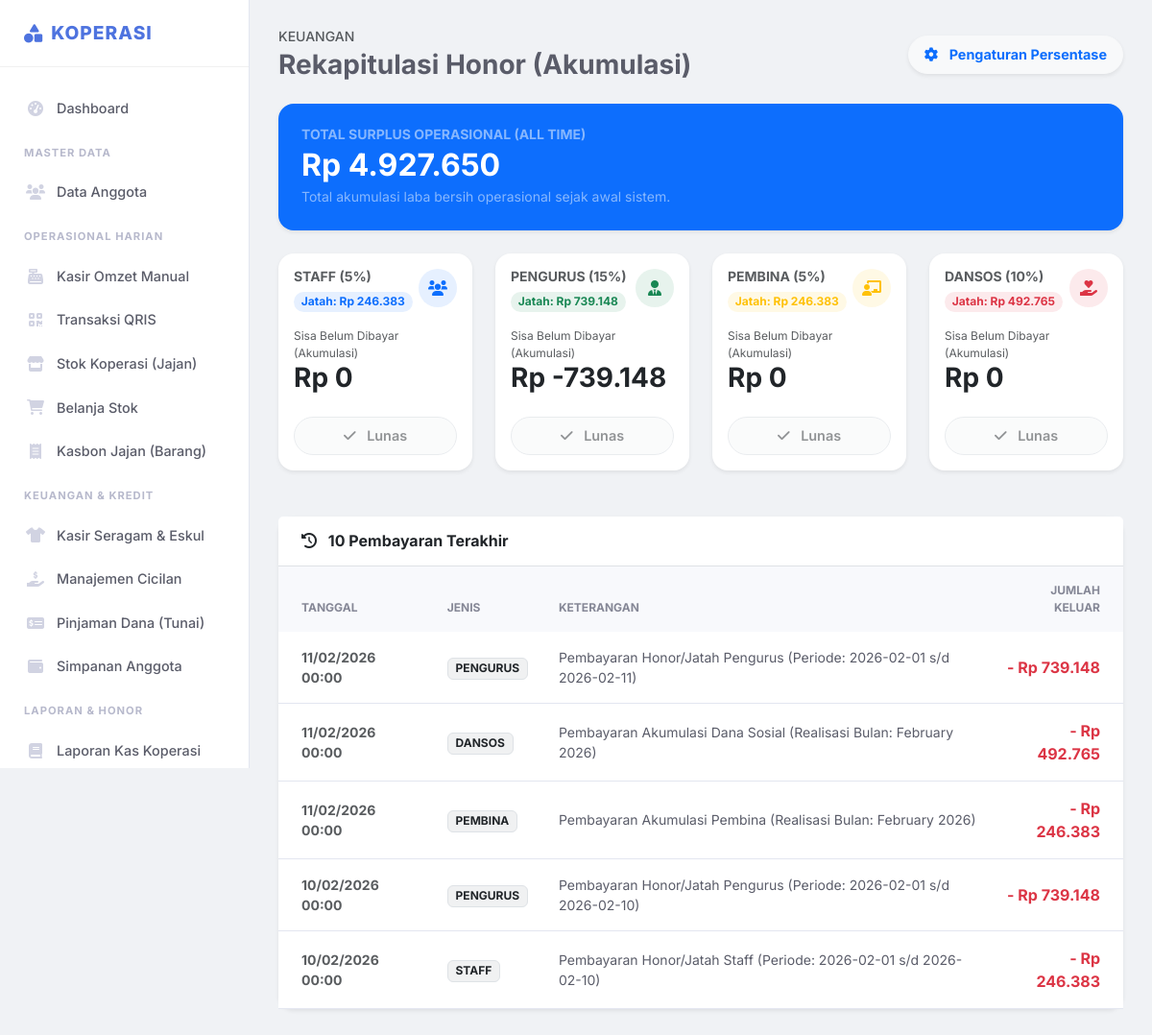
Screenshot of /kas/rekap_honor (signed in) with the database file from the repository.
### tables this page shows
CREATE TABLE `transaksi_kas` (
  `id` int(11) NOT NULL,
  `tanggal` date NOT NULL,
  `kategori` varchar(100) NOT NULL,
  `arus` enum('masuk','keluar') NOT NULL,
  `jumlah` decimal(15,2) NOT NULL,
  `keterangan` text DEFAULT NULL,
  `user_id` int(11) DEFAULT NULL,
  `created_at` timestamp NOT NULL DEFAULT current_timestamp()
);

### config/functions.php (called while the page is built, shortened)
<?php
function formatRp($angka){
    return "Rp " . number_format($angka, 0, ',', '.');
}
function getAllPengaturan($pdo) {
    $stmt = $pdo->query("SELECT kunci, nilai FROM pengaturan");
    return $stmt->fetchAll(PDO::FETCH_KEY_PAIR);
}
?>

### pages/kas/rekap_honor.php (the view, shortened to what this page needs)
<?php
$set = getAllPengaturan($pdo);
$sql_surplus = "SELECT
                    SUM(CASE WHEN arus = 'masuk' THEN jumlah ELSE 0 END) as total_masuk,
                    SUM(CASE WHEN arus = 'keluar' THEN jumlah ELSE 0 END) as total_keluar
                FROM transaksi_kas
                WHERE kategori NOT IN (
                    'penjualan_seragam', 'penjualan_eskul',
                    'bagi_hasil_staff', 'bagi_hasil_pengurus', 'bagi_hasil_pembina', 'bagi_hasil_dansos',
                    'pinjaman_anggota', 'bayar_pinjaman',
                    'simpanan_masuk', 'simpanan_keluar'
                )";
$q_surplus = $pdo->query($sql_surplus)->fetch();
$surplus_kotor = $q_surplus['total_masuk'] - $q_surplus['total_keluar'];
$sql_paid = "SELECT kategori, SUM(jumlah) as total_dibayar FROM transaksi_kas
             WHERE kategori IN ('bagi_hasil_staff', 'bagi_hasil_pengurus', 'bagi_hasil_pembina', 'bagi_hasil_dansos')
             GROUP BY kategori";
$q_paid = $pdo->query($sql_paid)->fetchAll(PDO::FETCH_KEY_PAIR);
$data_honor = [];
$tipe_list = ['staff', 'pengurus', 'pembina', 'dansos'];
foreach($tipe_list as $tipe){
    $persen = $set['persen_'.$tipe] ?? 0;
    $total_hak = $surplus_kotor * ($persen / 100);
    $kat_db = "bagi_hasil_" . $tipe;
    $sudah_bayar = $q_paid[$kat_db] ?? 0;
    $sisa_bayar = $total_hak - $sudah_bayar;
    $data_honor[$tipe] = [
        'label' => ucfirst($tipe),
        'persen' => $persen,
        'hak_total' => $total_hak,
        'terbayar' => $sudah_bayar,
        'sisa' => $sisa_bayar
    ];
}
$riwayat = $pdo->query("SELECT * FROM transaksi_kas WHERE kategori IN ('bagi_hasil_staff', 'bagi_hasil_pengurus', 'bagi_hasil_pembina', 'bagi_hasil_dansos') ORDER BY tanggal DESC LIMIT 10")->fetchAll();
?>
<div class="d-flex justify-content-between align-items-center mb-4">
    <div>
        <h6 class="text-muted text-uppercase small ls-1 mb-1">Keuangan</h6>
        <h2 class="h3 fw-bold mb-0 text-gray-800">Rekapitulasi Honor (Akumulasi)</h2>
    </div>
    <a href="index.php?page=utilitas/pengaturan" class="btn btn-sm btn-light text-primary fw-bold rounded-pill shadow-sm">
        <i class="fas fa-cog me-2"></i> Pengaturan Persentase
    </a>
</div>
<div class="card border-0 shadow-sm rounded-4 bg-primary text-white mb-4 overflow-hidden position-relative">
    <div class="card-body p-4">
        <div class="row align-items-center">
            <div class="col-md-8 position-relative" style="z-index: 2;">
                <h5 class="text-white-50 text-uppercase small fw-bold mb-1">Total Surplus Operasional (All Time)</h5>
                <h2 class="mb-0 fw-bold"><?= formatRp($surplus_kotor) ?></h2>
                <small class="text-white-50">Total akumulasi laba bersih operasional sejak awal sistem.</small>
            </div>
            <i class="fas fa-chart-line fa-5x position-absolute end-0 bottom-0 opacity-25 me-4 mb-n2" style="transform: rotate(-15deg);"></i>
        </div>
    </div>
</div>
<div class="row g-4 mb-5">
    <?php
    $colors = ['staff'=>'primary', 'pengurus'=>'success', 'pembina'=>'warning', 'dansos'=>'danger'];
    $icons = ['staff'=>'users', 'pengurus'=>'user-tie', 'pembina'=>'chalkboard-teacher', 'dansos'=>'hand-holding-heart'];
    foreach($data_honor as $key => $d):
        $color = $colors[$key];
        $btn_cls = ($color == 'warning') ? 'btn-warning text-dark' : 'btn-'.$color;
    ?>
    <div class="col-md-6 col-xl-3">
        <div class="card h-100 border-0 shadow-sm rounded-4">
            <div class="card-body">
                <div class="d-flex justify-content-between mb-3">
                    <div>
                        <h6 class="fw-bold text-muted text-uppercase small mb-1"><?= $d['label'] ?> (<?= $d['persen'] ?>%)</h6>
                        <span class="badge bg-<?= $color ?> bg-opacity-10 text-<?= $color ?> rounded-pill">
                            Jatah: <?= formatRp($d['hak_total']) ?>
                        </span>
                    </div>
                    <div class="bg-<?= $color ?> bg-opacity-10 p-2 rounded-circle text-<?= $color ?>" style="width:40px; height:40px; display:flex; align-items:center; justify-content:center;">
                        <i class="fas fa-<?= $icons[$key] ?>"></i>
                    </div>
                </div>
                <div class="mb-4">
                    <small class="text-muted d-block" style="font-size: 0.75rem;">Sisa Belum Dibayar (Akumulasi)</small>
                    <h3 class="fw-bold text-dark mb-0"><?= formatRp($d['sisa']) ?></h3>
                </div>
                <?php if($d['sisa'] > 500):  ?>
                    <form action="process/kas_bayar_honor.php" method="POST" onsubmit="return confirm('Bayarkan akumulasi honor <?= $d['label'] ?> sebesar <?= formatRp($d['sisa']) ?>?')">
                        <input type="hidden" name="tipe" value="<?= $key ?>">
                        <input type="hidden" name="nominal" value="<?= $d['sisa'] ?>"> <button type="submit" class="btn <?= $btn_cls ?> w-100 rounded-pill fw-bold shadow-sm">
                            <i class="fas fa-money-bill-wave me-2"></i> Bayar Lunas
                        </button>
                    </form>
                <?php else: ?>
                    <button class="btn btn-light text-muted w-100 rounded-pill border" disabled>
                        <i class="fas fa-check me-2"></i> Lunas
                    </button>
                <?php endif; ?>
            </div>
        </div>
    </div>
    <?php endforeach; ?>
</div>
<div class="card border-0 shadow-sm rounded-4">
    <div class="card-header bg-white py-3 border-bottom">
        <h6 class="fw-bold text-dark mb-0"><i class="fas fa-history me-2"></i> 10 Pembayaran Terakhir</h6>
    </div>
    <div class="table-responsive">
        <table class="table table-hover align-middle mb-0">
            <thead class="bg-light">
                <tr>
                    <th class="ps-4">Tanggal</th>
                    <th>Jenis</th>
                    <th>Keterangan</th>
                    <th class="text-end pe-4">Jumlah Keluar</th>
                </tr>
            </thead>
            <tbody>
                <?php foreach($riwayat as $r): ?>
                <tr>
                    <td class="ps-4 text-muted small fw-bold"><?= date('d/m/Y H:i', strtotime($r['tanggal'])) ?></td>
                    <td>
                        <span class="badge bg-secondary bg-opacity-10 text-dark border">
                            <?= strtoupper(str_replace('bagi_hasil_', '', $r['kategori'])) ?>
                        </span>
                    </td>
                    <td class="small"><?= htmlspecialchars($r['keterangan']) ?></td>
                    <td class="text-end pe-4 fw-bold text-danger">- <?= formatRp($r['jumlah']) ?></td>
                </tr>
                <?php endforeach; ?>
            </tbody>
        </table>
    </div>
</div>

### index.php (style rules this page uses)
:root { --primary: #4e73df; --primary-dark: #224abe; --success: #1cc88a; --info: #36b9cc; --warning: #f6c23e; --danger: #e74a3b; --dark: #2c3e50; --light: #f8f9fc; }
body { font-family: 'Inter', sans-serif; background-color: #f0f2f5; color: #5a5c69; overflow-x: hidden; }
.card { border: none; border-radius: 12px; box-shadow: 0 0.15rem 1.75rem 0 rgba(58, 59, 69, 0.05); background: #fff; transition: box-shadow 0.2s; }
.card-header { background: #fff; border-bottom: 1px solid #e3e6f0; padding: 1.2rem 1.5rem; font-weight: 700; color: var(--primary); }
.btn { padding: 0.5rem 1rem; border-radius: 8px; font-weight: 600; font-size: 0.9rem; }
.table thead th { background: #f8f9fc; color: #858796; font-weight: 700; text-transform: uppercase; font-size: 0.75rem; border-bottom: 0; padding: 1rem; }
.table td { padding: 1rem; vertical-align: middle; color: #5a5c69; border-bottom: 1px solid #e3e6f0; }

### rows the page displays
transaksi_kas: tanggal "11/02/2026 00:00", kategori "PENGURUS", keterangan "Pembayaran Honor/Jatah Pengurus (Periode: 2026-02-01 s/d 2026-02-11)", jumlah "Rp 739.148"
transaksi_kas: tanggal "11/02/2026 00:00", kategori "DANSOS", keterangan "Pembayaran Akumulasi Dana Sosial (Realisasi Bulan: February 2026)", jumlah "Rp 492.765"
transaksi_kas: tanggal "11/02/2026 00:00", kategori "PEMBINA", keterangan "Pembayaran Akumulasi Pembina (Realisasi Bulan: February 2026)", jumlah "Rp 246.383"
transaksi_kas: tanggal "10/02/2026 00:00", kategori "PENGURUS", keterangan "Pembayaran Honor/Jatah Pengurus (Periode: 2026-02-01 s/d 2026-02-10)", jumlah "Rp 739.148"
transaksi_kas: tanggal "10/02/2026 00:00", kategori "STAFF", keterangan "Pembayaran Honor/Jatah Staff (Periode: 2026-02-01 s/d 2026-02-10)", jumlah "Rp 246.383"

### other values shown
formatRp($surplus_kotor) "Rp 4.927.650"
$d['label'] "STAFF"
$d['persen'] "5"
formatRp($d['hak_total']) "Rp 246.383"
formatRp($d['sisa']) "Rp 0"
$d['label'] "PENGURUS"
$d['persen'] "15"
formatRp($d['hak_total']) "Rp 739.148"
formatRp($d['sisa']) "Rp -739.148"
$d['label'] "PEMBINA"
$d['label'] "DANSOS"
$d['persen'] "10"
formatRp($d['hak_total']) "Rp 492.765"
